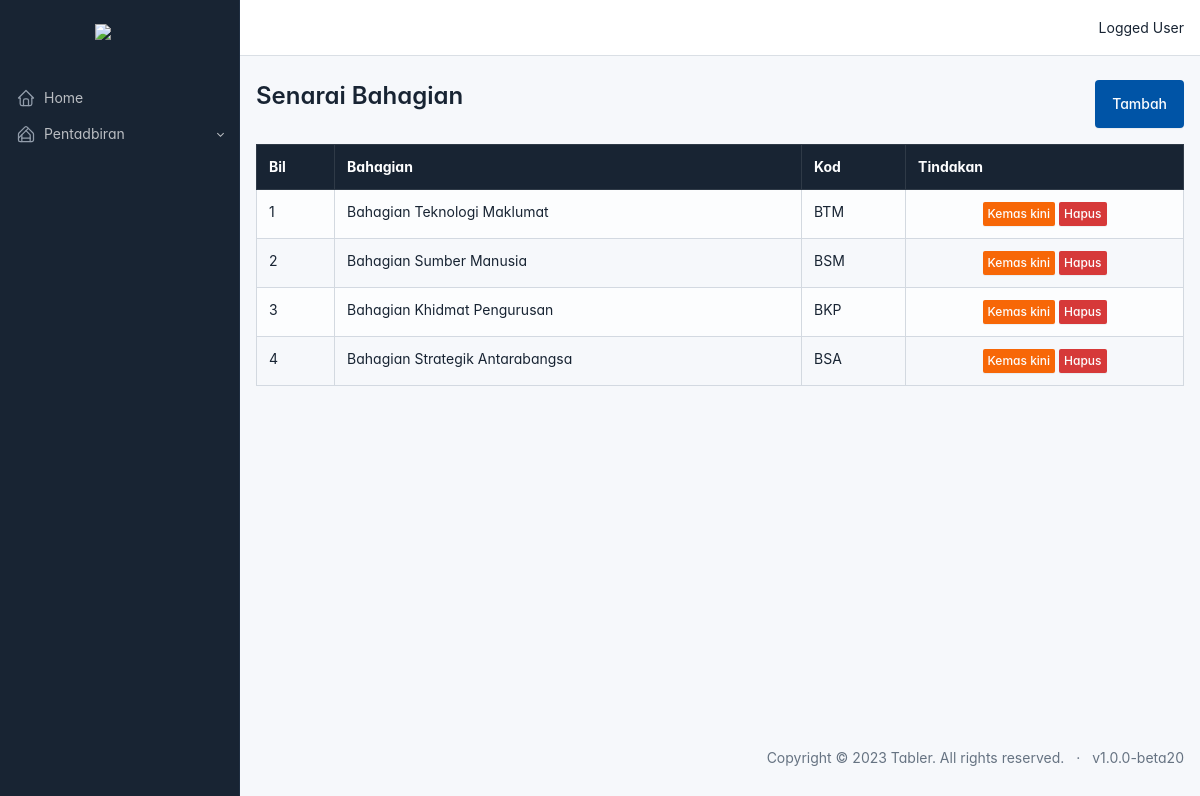
/bahagian/index.php (signed in), run on the app's committed database.
### tables this page shows
CREATE TABLE IF NOT EXISTS `departments` (
  `id` int unsigned NOT NULL AUTO_INCREMENT,
  `name` varchar(255) NOT NULL,
  `code` varchar(50) DEFAULT NULL,
  `created_at` datetime NOT NULL DEFAULT CURRENT_TIMESTAMP,
  `updated_at` datetime NOT NULL DEFAULT CURRENT_TIMESTAMP ON UPDATE CURRENT_TIMESTAMP,
  PRIMARY KEY (`id`)
);

### bahagian/index.php (the view, shortened to what this page needs)
<?php include dirname(__FILE__) . '/../layouts/header.php'; ?>
<?php include dirname(__FILE__) . '/../db.php'; ?>
<?php $moduleURL = $_SERVER['HTTP_HOST'] . '/' . basename(__DIR__); ?>
<div class="mb-3 d-flex">
    <h1>Senarai Bahagian</h1>
    <a class="btn btn-primary ms-auto" href="//<?php echo $moduleURL ?>/create.php">
        Tambah
    </a>
</div>
<?php
$stmt = $dbCon->prepare("SELECT * FROM departments");
$stmt->execute();
?>
<?php if ($stmt->rowCount() > 0): ?>
    <?php $results = $stmt->fetchAll(PDO::FETCH_ASSOC); ?>
    <table class="table table-bordered table-striped">
        <tr class="table-dark">
            <th>Bil</th>
            <th>Bahagian</th>
            <th>Kod</th>
            <th>Tindakan</th>
        </tr>
        <?php $bil = 1; ?>
        <?php foreach ($results as $row): ?>
            <tr>
                <td><?php echo $bil++ ?></td>
                <td><?php echo $row['name'] ?></td>
                <td><?php echo $row['code'] ?></td>
                <td class="text-center">
                    <a class="btn btn-warning btn-sm"
                    href="//<?php echo $moduleURL ?>/edit.php?id=<?php echo $row['id'] ?>">
                        Kemas kini
                    </a>
                    <a class="btn btn-danger btn-sm"
                    href="//<?php echo $moduleURL ?>/destroy.php?id=<?php echo $row['id'] ?>"
                        onClick="return confirm('Anda pasti untuk hapus rekod?')">
                        Hapus
                    </a>
                </td>
            </tr>
        <?php endforeach; ?>
    </table>
<?php endif; ?>
<?php include dirname(__FILE__) . '/../layouts/footer.php'; ?>

### layouts/header.php (style rules this page uses)
:root { --tblr-font-sans-serif: 'Inter Var', -apple-system, BlinkMacSystemFont, San Francisco, Segoe UI, Roboto, Helvetica Neue, sans-serif; }
body { font-feature-settings: "cv03", "cv04", "cv11"; }

### data on the page
departments: name "Bahagian Teknologi Maklumat", code "BTM"
departments: name "Bahagian Sumber Manusia", code "BSM"
departments: name "Bahagian Khidmat Pengurusan", code "BKP"
departments: name "Bahagian Strategik Antarabangsa", code "BSA"
